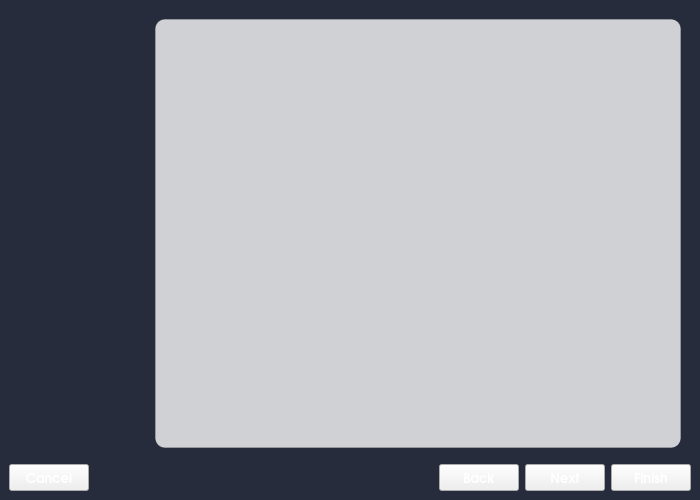
<?xml version="1.0" encoding="UTF-8"?>
<ui version="4.0">
 <class>MigrationUI</class>
 <widget class="QWidget" name="MigrationUI">
  <property name="geometry">
   <rect>
    <x>0</x>
    <y>0</y>
    <width>700</width>
    <height>500</height>
   </rect>
  </property>
  <property name="windowTitle">
   <string>Migration Tool</string>
  </property>
  <property name="windowIcon">
   <iconset resource="raw.qrc">
    <normaloff>:/raw/pics/cr64-app-migration.png</normaloff>:/raw/pics/cr64-app-migration.png</iconset>
  </property>
  <property name="styleSheet">
   <string notr="true">#migration{
	
       background-image:url(':/raw/pics/bg.png');
       background-repeat: no-repeat;
       background-position: left top;
       background-color: #262C3B;
       alternate-background-color: gray;
       selection-background-color: gray;

}

QStackedWidget#mainStack {
	color: white;
     border-style: outset;
     border-width: 1px;
     border-radius: 10px;
     border-color: rgba(255, 255, 255, 50);

}

</string>
  </property>
  <layout class="QGridLayout" name="gridLayout_3">
   <property name="margin">
    <number>0</number>
   </property>
   <item row="0" column="0">
    <widget class="QWidget" name="migration" native="true">
     <layout class="QGridLayout" name="gridLayout_2">
      <item row="0" column="0">
       <layout class="QGridLayout" name="gridLayout">
        <item row="0" column="0" colspan="2">
         <widget class="QLabel" name="labelLogo">
          <property name="sizePolicy">
           <sizepolicy hsizetype="Fixed" vsizetype="Fixed">
            <horstretch>0</horstretch>
            <verstretch>0</verstretch>
           </sizepolicy>
          </property>
          <property name="minimumSize">
           <size>
            <width>130</width>
            <height>80</height>
           </size>
          </property>
          <property name="layoutDirection">
           <enum>Qt::RightToLeft</enum>
          </property>
          <property name="text">
           <string/>
          </property>
          <property name="pixmap">
           <pixmap resource="raw.qrc">:/raw/pics/migrationlogo.png</pixmap>
          </property>
          <property name="alignment">
           <set>Qt::AlignLeading|Qt::AlignLeft|Qt::AlignVCenter</set>
          </property>
          <property name="margin">
           <number>0</number>
          </property>
          <property name="indent">
           <number>5</number>
          </property>
         </widget>
        </item>
        <item row="2" column="0" colspan="2">
         <widget class="QLabel" name="labelMenu">
          <property name="minimumSize">
           <size>
            <width>130</width>
            <height>130</height>
           </size>
          </property>
          <property name="font">
           <font>
            <family>Luxi Sans</family>
            <pointsize>11</pointsize>
           </font>
          </property>
          <property name="autoFillBackground">
           <bool>false</bool>
          </property>
          <property name="styleSheet">
           <string notr="true">color: rgb(38, 44, 59);</string>
          </property>
          <property name="text">
           <string/>
          </property>
          <property name="alignment">
           <set>Qt::AlignLeading|Qt::AlignLeft|Qt::AlignTop</set>
          </property>
          <property name="indent">
           <number>5</number>
          </property>
         </widget>
        </item>
       </layout>
      </item>
      <item row="0" column="1">
       <layout class="QVBoxLayout" name="verticalLayout_4">
        <item>
         <widget class="QStackedWidget" name="mainStack">
          <property name="sizePolicy">
           <sizepolicy hsizetype="Expanding" vsizetype="Expanding">
            <horstretch>0</horstretch>
            <verstretch>0</verstretch>
           </sizepolicy>
          </property>
          <property name="styleSheet">
           <string notr="true">QStackedWidget#mainStack{background-color:rgba(255, 255, 255,200);
margin: 10px;
}</string>
          </property>
          <property name="currentIndex">
           <number>0</number>
          </property>
          <widget class="QWidget" name="page"/>
         </widget>
        </item>
       </layout>
      </item>
      <item row="1" column="0" colspan="2">
       <layout class="QHBoxLayout" name="horizontalLayout_2">
        <item>
         <widget class="QPushButton" name="buttonCancel">
          <property name="font">
           <font>
            <family>URW Gothic L</family>
            <pointsize>10</pointsize>
            <weight>75</weight>
            <bold>true</bold>
           </font>
          </property>
          <property name="styleSheet">
           <string notr="true">color: rgb(255, 255, 255);</string>
          </property>
          <property name="text">
           <string>Cancel</string>
          </property>
         </widget>
        </item>
        <item>
         <spacer name="horizontalSpacer_2">
          <property name="orientation">
           <enum>Qt::Horizontal</enum>
          </property>
          <property name="sizeHint" stdset="0">
           <size>
            <width>40</width>
            <height>20</height>
           </size>
          </property>
         </spacer>
        </item>
        <item>
         <widget class="QPushButton" name="buttonBack">
          <property name="font">
           <font>
            <family>URW Gothic L</family>
            <pointsize>10</pointsize>
            <weight>75</weight>
            <bold>true</bold>
           </font>
          </property>
          <property name="styleSheet">
           <string notr="true">color: rgb(255, 255, 255);</string>
          </property>
          <property name="text">
           <string>Back</string>
          </property>
         </widget>
        </item>
        <item>
         <widget class="QPushButton" name="buttonNext">
          <property name="font">
           <font>
            <family>URW Gothic L</family>
            <pointsize>10</pointsize>
            <weight>75</weight>
            <bold>true</bold>
           </font>
          </property>
          <property name="styleSheet">
           <string notr="true">color: rgb(255, 255, 255);</string>
          </property>
          <property name="text">
           <string>Next</string>
          </property>
         </widget>
        </item>
        <item>
         <widget class="QPushButton" name="buttonFinish">
          <property name="font">
           <font>
            <family>URW Gothic L</family>
            <pointsize>10</pointsize>
            <weight>75</weight>
            <bold>true</bold>
           </font>
          </property>
          <property name="styleSheet">
           <string notr="true">color: rgb(255, 255, 255);</string>
          </property>
          <property name="text">
           <string>Finish</string>
          </property>
         </widget>
        </item>
       </layout>
      </item>
     </layout>
    </widget>
   </item>
  </layout>
 </widget>
 <resources>
  <include location="raw.qrc"/>
 </resources>
 <connections/>
</ui>
